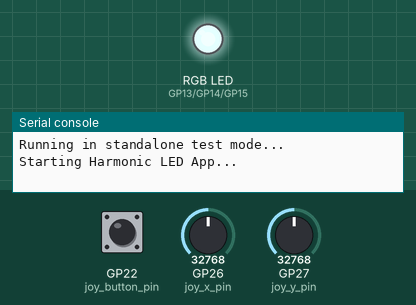
A program run on a simulated Raspberry Pi Pico running MicroPython. Parts: an RGB LED mixed from three pins (HIGH = lit), the last lines printed to the serial console. Inputs (shaded band) come from the test bench; at power-on: GP22 (joy_button_pin) LOW, GP27 (joy_y_pin) = 32768, GP26 (joy_x_pin) = 32768 (analog values on the 0–65535 scale). Dim RGB values are drawn brighter than linear. At 7.8 s the program stops and its outputs stay as they are.

Above: at 1.2 s.
1.3 s: GP22 (joy_button_pin) pulled HIGH for 0.15 s
At 1.85 s:
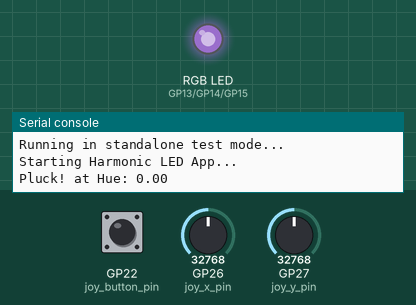
4.3 s: GP27 (joy_y_pin) set to 45874
At 4.86 s:
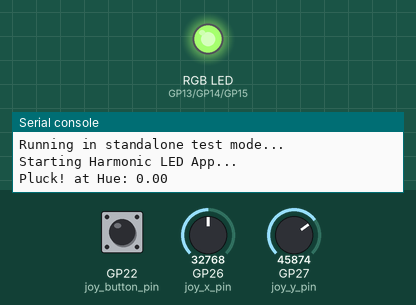
7.3 s: GP26 (joy_x_pin) set to 9345
At 8.7 s:
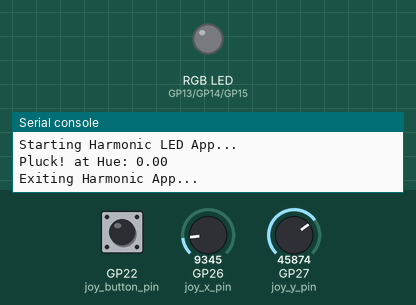
Timing chart, 0 to 9.3 s (numbered marks = the images above; inputs shaded):
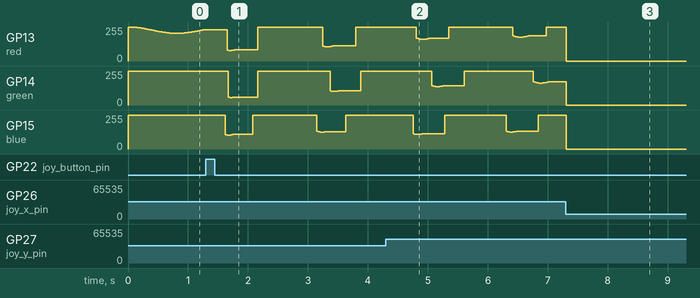

The program:

harmonic_led.py
```python
# harmonic_led_app.py
# A final, optimized version of the harmonic oscillator LED effect.
#
# This version is a self-contained "app" that can be imported by
# a main controller.
#
# CONTROLS:
# - Joystick Y-Axis: Selects the "rest" color's hue.
# - Joystick Button: "Plucks" the springs, causing a flare-up.
# - Joystick X-Axis (Left): Exits the application.

import machine
import utime
import math

# --- HARDWARE PINS (for standalone testing only) ---
R_PIN = 13
G_PIN = 14
B_PIN = 15
JOY_BUTTON_PIN = 22
JOY_X_PIN = 26
JOY_Y_PIN = 27

# --- CONFIGURATION (Tune These!) ---
# Physics (Slow, Bouncy, Visible)
PHYSICS_PARAMS = {'mass': 1.0, 'stiffness': 15.0, 'damping': 0.25}

# Pluck Force
PLUCK_FORCE = 700.0

# Joystick Settings
JOY_EXIT_THRESHOLD = 10000  # Value for "joystick left"
JOY_Y_DEAD_ZONE = 5000     # Tolerance for Y-axis center
DEBOUNCE_MS = 200

# --- HELPER FUNCTIONS ---

def set_led_color(pwm_pins, r, g, b):
    """Sets the RGB LED color, handling common anode inversion."""
    r = max(0, min(255, int(r)))
    g = max(0, min(255, int(g)))
    b = max(0, min(255, int(b)))

    pwm_pins['red'].duty_u16(65535 - (r * 257))
    pwm_pins['green'].duty_u16(65535 - (g * 257))
    pwm_pins['blue'].duty_u16(65535 - (b * 257))

def hsv_to_rgb(h, s, v):
    """Convert HSV (all 0.0-1.0) to RGB (all 0-255)."""
    if s == 0.0:
        r = g = b = int(v * 255)
        return (r, g, b)

    h = h * 6.0 # Scale h to 0-6
    i = int(h)
    f = h - i
    p = v * (1.0 - s)
    q = v * (1.0 - s * f)
    t = v * (1.0 - s * (1.0 - f))

    v = int(v * 255)
    t = int(t * 255)
    p = int(p * 255)
    q = int(q * 255)

    if i == 0:
        return (v, t, p)
    elif i == 1:
        return (q, v, p)
    elif i == 2:
        return (p, v, t)
    elif i == 3:
        return (p, q, v)
    elif i == 4:
        return (t, p, v)
    else:
        return (v, p, q)

# --- PHYSICS CLASS ---

class Oscillator:
    """Simulates a single 1D damped harmonic oscillator."""
    def __init__(self, mass, stiffness, damping, rest_position):
        self.mass = mass
        self.k = stiffness
        self.c = damping
        self.rest_pos = rest_position
        self.pos = rest_position
        self.vel = 0.0
        self.accel = 0.0

    def update(self, dt):
        """Update the oscillator's state using Euler integration."""
        if dt <= 0: return
        force_spring = -self.k * (self.pos - self.rest_pos)
        force_damping = -self.c * self.vel
        self.accel = (force_spring + force_damping) / self.mass
        self.vel += self.accel * dt
        self.pos += self.vel * dt

    def pluck(self, force):
        """Applies an instantaneous force."""
        self.vel += force / self.mass

# --- MAIN APPLICATION ---

def run_harmonic_app(joy_x, joy_y, joy_button):
    """Main application loop. Call this from your menu."""

    print("Starting Harmonic LED App...")

    # --- Hardware Setup (for this app) ---
    # We initialize the PWM objects here, assuming they are not
    # already initialized. If they are, you could pass them in.
    pwm_pins = {
        'red': machine.PWM(machine.Pin(R_PIN)),
        'green': machine.PWM(machine.Pin(G_PIN)),
        'blue': machine.PWM(machine.Pin(B_PIN))
    }
    for pin in pwm_pins.values():
        pin.freq(1000)

    # --- Initialize Physics ---
    # We'll use slightly different physics for each channel for a rich effect
    r_osc = Oscillator(PHYSICS_PARAMS['mass'] * 1.0, PHYSICS_PARAMS['stiffness'] * 1.0, PHYSICS_PARAMS['damping'] * 1.0, 0)
    g_osc = Oscillator(PHYSICS_PARAMS['mass'] * 0.9, PHYSICS_PARAMS['stiffness'] * 0.8, PHYSICS_PARAMS['damping'] * 1.1, 0)
    b_osc = Oscillator(PHYSICS_PARAMS['mass'] * 1.1, PHYSICS_PARAMS['stiffness'] * 1.2, PHYSICS_PARAMS['damping'] * 0.9, 0)

    last_pluck_time = -5000
    last_time_us = utime.ticks_us()
    current_hue = 0.0

    # Set initial dim color
    rest_r, rest_g, rest_b = hsv_to_rgb(current_hue, 1.0, 0.1) # Start at dim red
    r_osc.rest_pos, g_osc.rest_pos, b_osc.rest_pos = rest_r, rest_g, rest_b

    while True:
        current_time_us = utime.ticks_us()
        dt = utime.ticks_diff(current_time_us, last_time_us) / 1_000_000.0
        last_time_us = current_time_us

        # --- 1. Check for Exit (Joystick Left) ---
        if joy_x.read_u16() < JOY_EXIT_THRESHOLD:
            print("Exiting Harmonic App...")
            set_led_color(pwm_pins, 0, 0, 0)
            # De-init PWM pins to free them up
            for pin in pwm_pins.values():
                pin.deinit()
            utime.sleep(0.5)
            return  # Exit the function

        # --- 2. Check for Pluck (Joystick Button) ---
        current_ms = utime.ticks_ms()
        if joy_button.value() == 1 and utime.ticks_diff(current_ms, last_pluck_time) > DEBOUNCE_MS:
            print(f"Pluck! at Hue: {current_hue:.2f}")
            last_pluck_time = current_ms
            r_osc.pluck(PLUCK_FORCE)
            g_osc.pluck(PLUCK_FORCE)
            b_osc.pluck(PLUCK_FORCE)

        # --- 3. Check for Hue Change (Joystick Y-Axis) ---
        y_val = joy_y.read_u16()
        # Check if outside the dead zone
        if y_val > (32768 + JOY_Y_DEAD_ZONE) or y_val < (32768 - JOY_Y_DEAD_ZONE):
            # Map Y value (0-65535) to hue (0.0-1.0)
            current_hue = y_val / 65535.0

            # Set the "rest" position to this new hue, but keep it dim (Value=0.1)
            # The "pos" will oscillate around this, but will settle back here.
            rest_r, rest_g, rest_b = hsv_to_rgb(current_hue, 1.0, 0.1)
            r_osc.rest_pos = rest_r
            g_osc.rest_pos = rest_g
            b_osc.rest_pos = rest_b

        # --- 4. Update Physics ---
        r_osc.update(dt)
        g_osc.update(dt)
        b_osc.update(dt)

        # --- 5. Update LED ---
        set_led_color(pwm_pins, r_osc.pos, g_osc.pos, b_osc.pos)

        utime.sleep_ms(5)

# --- Standalone Testing Block ---
# This code only runs if you run this file directly.
# It will be IGNORED if you import this file from another script.
if __name__ == "__main__":
    try:
        # Initialize hardware just for this test
        print("Running in standalone test mode...")
        joy_x_pin = machine.ADC(machine.Pin(JOY_X_PIN))
        joy_y_pin = machine.ADC(machine.Pin(JOY_Y_PIN))
        joy_button_pin = machine.Pin(JOY_BUTTON_PIN, machine.Pin.IN, machine.Pin.PULL_DOWN)

        # Run the app
        run_harmonic_app(joy_x_pin, joy_y_pin, joy_button_pin)

    except Exception as e:
        print(f"An error occurred: {e}")
        # Clean up on error
        set_led_color({
            'red': machine.PWM(machine.Pin(R_PIN)),
            'green': machine.PWM(machine.Pin(G_PIN)),
            'blue': machine.PWM(machine.Pin(B_PIN))
        }, 0, 0, 0)
```
